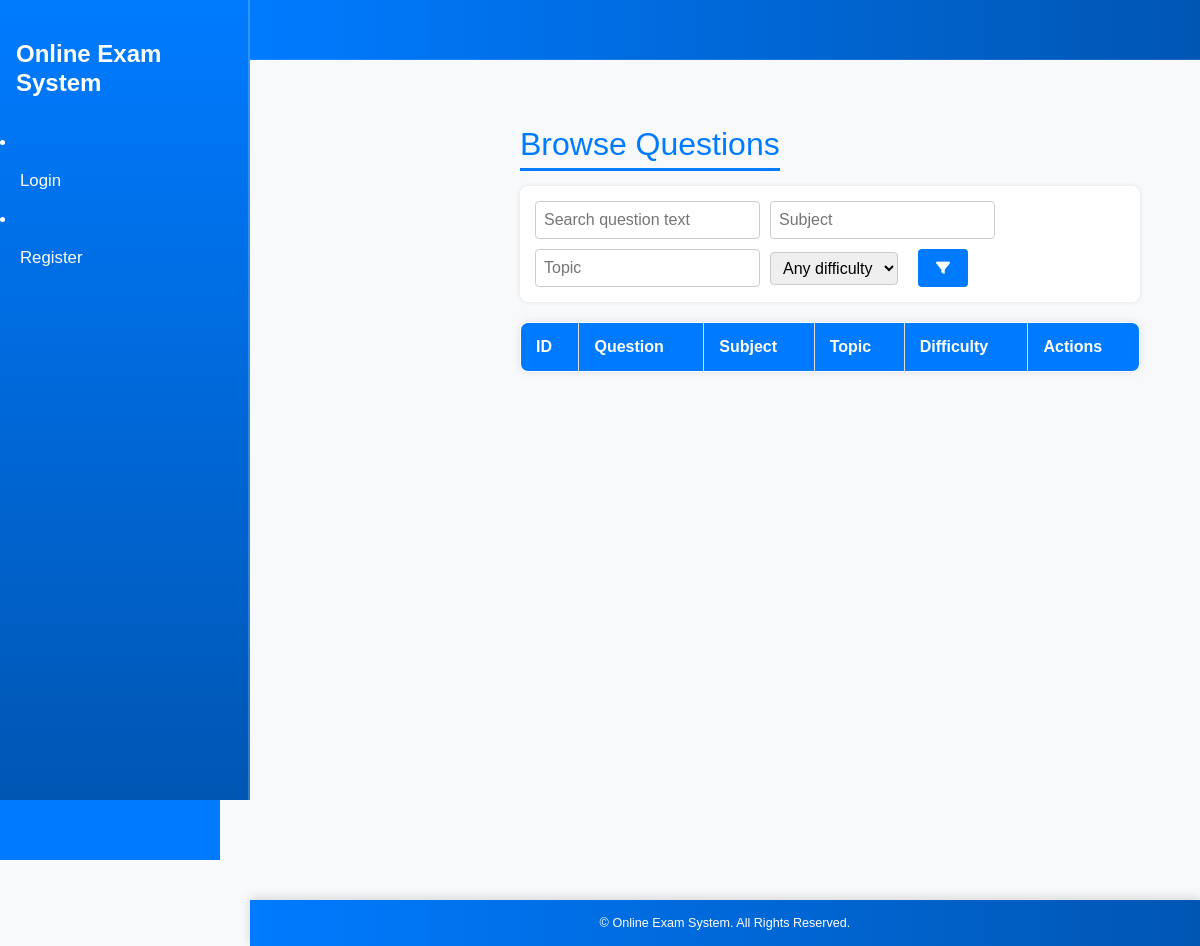
/questions/, run on an earlier commit of the app's database.
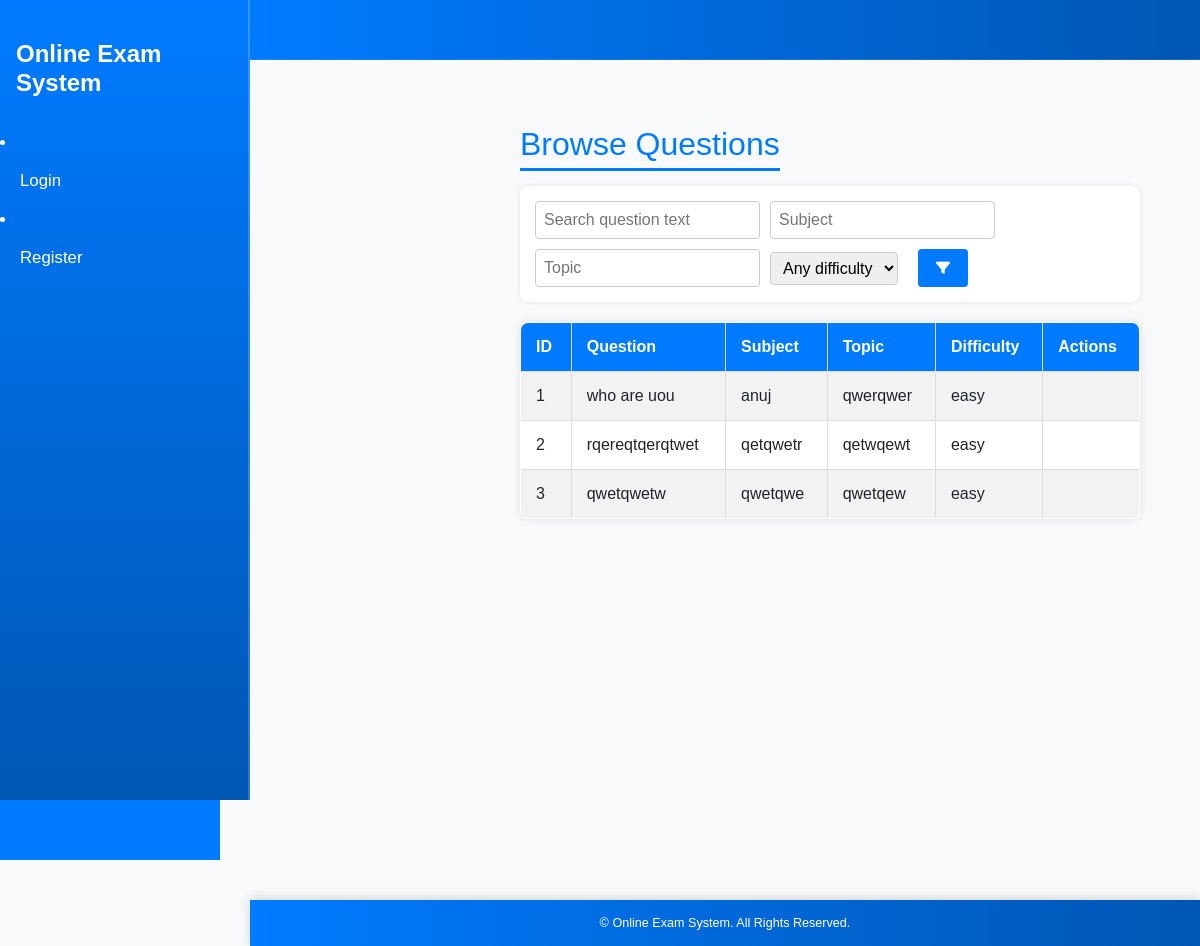
And on a later commit of the database.
### questions/models.py (models this page shows)
class Question(models.Model):
    DIFFICULTY_CHOICES = (
        ("easy", "Easy"),
        ("medium", "Medium"),
        ("hard", "Hard"),
    )
    question_text = models.TextField()
    subject = models.CharField(max_length=100, blank=True)
    topic = models.CharField(max_length=100, blank=True)
    difficulty = models.CharField(max_length=10, choices=DIFFICULTY_CHOICES, default="easy")
    author = models.ForeignKey(
        settings.AUTH_USER_MODEL,
        on_delete=models.SET_NULL,
        null=True,
        blank=True,
        related_name="authored_questions",
    )
    created_at = models.DateTimeField(auto_now_add=True)
    updated_at = models.DateTimeField(auto_now=True)

### questions/views.py (the view)
# urls.py: path('', questions_list, name='questions_list'),
def questions_list(request):
    qs = Question.objects.all()
    subject = request.GET.get('subject')
    topic = request.GET.get('topic')
    difficulty = request.GET.get('difficulty')
    search = request.GET.get('q')
    if subject:
        qs = qs.filter(subject__iexact=subject)
    if topic:
        qs = qs.filter(topic__iexact=topic)
    if difficulty:
        qs = qs.filter(difficulty=difficulty)
    if search:
        qs = qs.filter(question_text__icontains=search)
    return render(request, 'questions/questions_list.html', {'questions': qs})

### templates/questions/questions_list.html (shortened to what this page needs)
{% extends 'base.html' %}
{% load static %}
{% block content %}
<link rel="stylesheet" href="{% static 'css/dashboard.css' %}">
<div class="dashboard-container">
  <div class="dashboard-sidebar">
    <h2>Browse Questions</h2>
    {% if user.is_authenticated %}
        {% if user.user_type == 3 %}
            <a href="{% url 'questions_list' %}">Browse Questions</a>
            <a href="{% url 'student_submissions' %}">My Submissions</a>
            <a href="{% url 'mock_test' %}">Mock Test</a>
        {% elif user.user_type == 2 %}
            <a href="{% url 'questions_list' %}">Manage Questions</a>
            <a href="{% url 'add_question' %}">Add New Question</a>
            <a href="{% url 'submissions_list' %}">All Submissions</a>
            <a href="{% url 'teacher_reports' %}">Performance Reports</a>
            <a href="{% url 'mock_test' %}">Mock Test</a>
            <a href="{% url 'export_performance_csv' %}">Export CSV</a>
        {% elif user.user_type == 1 %}
            <a href="{% url 'questions_list' %}">Manage Questions</a>
            <a href="{% url 'admin_users' %}">Manage Users</a>
            <a href="{% url 'admin_activity' %}">Reports</a>
        {% endif %}
    {% else %}
        <a href="{% url 'login' %}">Login</a>
        <a href="{% url 'register' %}">Register</a>
    {% endif %}
  </div>
  <div class="dashboard-main">
    <h2>Browse Questions</h2>
<div class="search-panel">
  <form method="get" class="search-form">
    <input type="text" name="q" placeholder="Search question text" value="{{ request.GET.q }}" />
    <input type="text" name="subject" placeholder="Subject" value="{{ request.GET.subject }}" />
    <input type="text" name="topic" placeholder="Topic" value="{{ request.GET.topic }}" />
      <select name="difficulty">
        <option value="">Any difficulty</option>
      </select>
      <button type="submit" title="Filter"><i class="fas fa-filter"></i></button>
  </form>
</div>
    <table border="1" cellpadding="5">
      <tr>
        <th>ID</th>
        <th>Question</th>
        <th>Subject</th>
        <th>Topic</th>
        <th>Difficulty</th>
        <th>Actions</th>
      </tr>
      {% for question in questions %}
      <tr>
        <td>{{ question.id }}</td>
        <td>{{ question.question_text }}</td>
        <td>{{ question.subject }}</td>
        <td>{{ question.topic }}</td>
        <td>{{ question.difficulty }}</td>
        <td>
        </td>
      </tr>
      {% endfor %}
    </table>
  </div>
</div>
{% endblock %}

### templates/base.html (shortened to what this page needs)
{% load static %}
<!DOCTYPE html>
<html lang="en">
<head>
    <link href="https://cdn.jsdelivr.net/npm/bootstrap@5.3.3/dist/css/bootstrap.min.css" rel="stylesheet" />
    <link rel="stylesheet" href="https://cdnjs.cloudflare.com/ajax/libs/font-awesome/6.4.0/css/all.min.css" />
</head>
<body>
<div class="sidebar d-flex flex-column pt-4">
    <a class="navbar-brand px-3 mb-4" href="{% url 'dashboard_home' %}">Online Exam System</a>
    {% if user.is_authenticated %}
            {% if user.user_type == 1 %}
                <li class="nav-item"><a class="nav-link" href="{% url 'dashboard_home' %}">Dashboard</a></li>
                <li class="nav-item"><a class="nav-link" href="{% url 'questions_list' %}">Manage Questions</a></li>
                <li class="nav-item"><a class="nav-link" href="{% url 'admin_users' %}">User Management</a></li>
                <li class="nav-item"><a class="nav-link" href="{% url 'admin_activity' %}">All Reports</a></li>
            {% elif user.user_type == 2 %}
                <li class="nav-item"><a class="nav-link" href="{% url 'dashboard_home' %}">Dashboard</a></li>
                <li class="nav-item"><a class="nav-link" href="{% url 'questions_list' %}">Manage Questions</a></li>
                <li class="nav-item"><a class="nav-link" href="{% url 'mock_test' %}">Manage Test</a></li>
                <li class="nav-item"><a class="nav-link" href="{% url 'add_question' %}">Add Questions</a></li>
                {% comment %} <li class="nav-item"><a class="nav-link" href="{% url 'review_questions' %}">Review Questions</a></li> {% endcomment %}
                <li class="nav-item"><a class="nav-link" href="{% url 'teacher_reports' %}">Students Results</a></li>
            {% elif user.user_type == 3 %}
                <li class="nav-item"><a class="nav-link" href="{% url 'dashboard_home' %}">Dashboard</a></li>
                <li class="nav-item"><a class="nav-link" href="{% url 'leaderboard' %}">Leaderboard</a></li>
                <li class="nav-item"><a class="nav-link" href="{% url 'student_submissions' %}">My result</a></li>
            {% endif %}
        {% else %}
            <li class="nav-item"><a class="nav-link" href="{% url 'login' %}">Login</a></li>
            <li class="nav-item"><a class="nav-link" href="{% url 'register' %}">Register</a></li>
        {% endif %}
</div>
<nav class="top-navbar">
</nav>
<div class="main-content">
    <main>
        {% block content %}
        {% endblock %}
    </main>
</div>
<footer>
    <small>&copy; {{ now|date:"Y" }} Online Exam System. All Rights Reserved.</small>
</footer>
</body>
</html>

### static/css/dashboard.css (style rules this page uses)
body { font-family: 'Poppins', sans-serif; background-color: #f8f9fa; min-height: 100vh; margin: 0; padding: 0; box-sizing: border-box; }
h2 { color: #007bff; margin-bottom: 20px; margin-top: 30px; }
.dashboard-main button { background: #007bff; color: white; border: none; padding: 6px 9px; border-radius: 5px; cursor: pointer; transition: background 0.2s; }
.dashboard-container { display: flex; min-height: 100vh; }
.dashboard-sidebar { width: 220px; background: #007bff; color: white; padding: 20px; flex-shrink: 0; height: 100vh; position: fixed; top: 60px; left: 0; overflow-y: auto; }
.dashboard-sidebar h2 { margin-bottom: 1rem; margin-top: 10px; padding-bottom: 8px; border-bottom: 2px solid rgba(255,255,255,0.3); color: white; }
.dashboard-sidebar a { display: block; color: white; padding: 10px 0; text-decoration: none; font-weight: 500; border-radius: 5px; transition: background 0.2s; }
.dashboard-main { margin-left: 220px; flex-grow: 1; padding: 10px; width: calc(100% - 220px); margin-top: 5px; text-align: left; }
.dashboard-main h2 { border-bottom: 3px solid #007bff; padding-bottom: 8px; margin-bottom: 20px; color: #007bff; }
.dashboard-main table { border-collapse: collapse; width: 100%; background: #fff; border-radius: 8px; overflow: hidden; box-shadow: 0 0 8px rgba(0,0,0,0.1); margin-top: 20px; }
.dashboard-main h2 { color: #007bff; margin-bottom: 15px; border-bottom: 3px solid #007bff; display: inline-block; padding-bottom: 5px; }
.dashboard-main th, .dashboard-main td { padding: 12px 15px; text-align: left; border: 1px solid #ddd; }
.dashboard-main th { background-color: #007bff; color: white; }
.dashboard-main tr:nth-child(even) { background-color: #f2f2f2; }
.search-panel { background: #fff; padding: 15px; border-radius: 8px; box-shadow: 0 0 5px rgba(0,0,0,0.1); margin-bottom: 20px; width: 100%; }
.search-form { display: flex; flex-wrap: wrap; align-items: center; gap: 10px; }
.search-form select { margin-right: 10px; }
.search-form input, .search-form select { padding: 6px 8px; border-radius: 4px; border: 1px solid #ccc; }
.search-form button { background-color: #007bff; color: white; border: none; cursor: pointer; padding: 12px 18px; border-radius: 4px; display: flex; align-items: center; justify-content: center; }
.search-form button i { font-size: 14px; }

### templates/base.html (style rules this page uses)
body { font-family: 'Poppins', sans-serif; background-color: #f8f9fa; min-height: 100vh; margin: 0; display: flex; flex-direction: column; }
.sidebar { width: 250px; background: linear-gradient(180deg, #007bff, #0056b3); min-height: 100vh; color: #fff; position: fixed; font-family: 'Poppins', sans-serif; border-right: 2px solid rgba(255, 255, 255, 0.2); z-index: 1001; }
.sidebar .navbar-brand { font-weight: 700; color: #fff !important; font-size: 1.5rem; line-height: 1.2; font-family: 'Poppins', sans-serif; padding: 0.5rem 1rem; margin: 0.5rem 0; text-align: left; width: 100%; white-space: normal; display: block; text-decoration: none; }
.sidebar .nav-link { color: #fff; font-weight: 400; font-size: 1.05rem; padding: 14px 20px; display: flex; align-items: center; transition: all 0.2s ease; }
.top-navbar { height: 60px; background: linear-gradient(90deg, #007bff, #0056b3); position: fixed; top: 0; left: 250px; right: 0; display: flex; align-items: center; justify-content: flex-end; padding: 0 20px; z-index: 1000; border-bottom: 1px solid rgba(255, 255, 255, 0.1); }
main { flex-grow: 1; padding: 80px 20px 20px 20px; max-width: 900px; margin-left: 270px; top: 0; }
footer { background: linear-gradient(90deg, #007bff, #0056b3); color: white; text-align: center; padding: 12px 0; font-size: 0.9rem; box-shadow: 0 -2px 10px rgba(0,0,0,0.15); margin-top: auto; width: calc(100% - 250px); margin-left: 250px; }

What changed in the data, as far as the page shows it:
added Question: id "1", question_text "who are uou", subject "anuj", topic "qwerqwer", difficulty "easy"
added Question: id "2", question_text "rqereqtqerqtwet", subject "qetqwetr", topic "qetwqewt", difficulty "easy"
added Question: id "3", question_text "qwetqwetw", subject "qwetqwe", topic "qwetqew", difficulty "easy"
